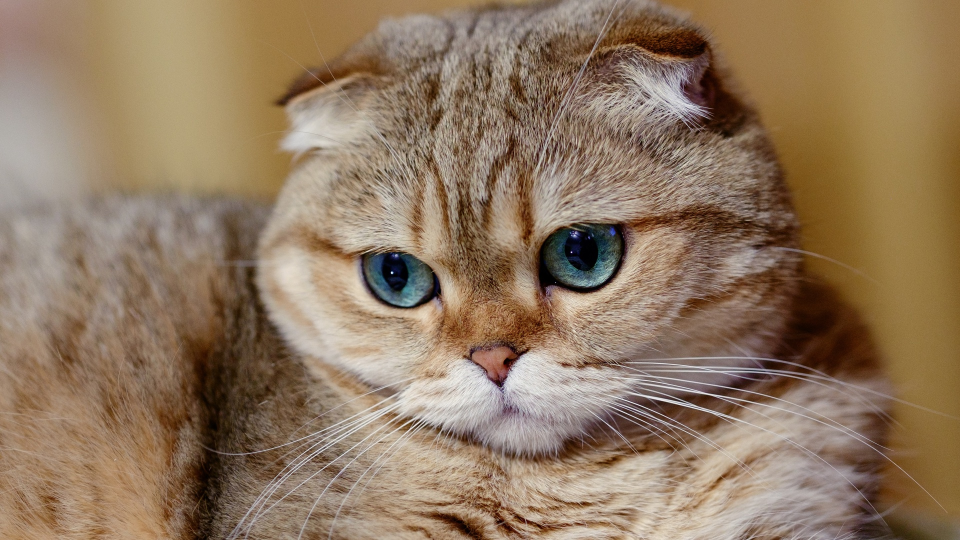
#> input picture face_detect/pic/cat01.jpg, 1920 x 1080 px (shown at 1/2 size)
$ python test.py
#> lines starting #> are read from the running program, lines starting #| are printed output that depends on the picture
import cv2
import os
import numpy as np


def to_rgb(img):
    w, h = img.shape
    ret = np.empty((w, h, 3), dtype=np.uint8)
    ret[:, :, 0] = ret[:, :, 1] = ret[:, :, 2] = img
    return ret


if __name__ == '__main__':
    # [18 lines of commented-out code are left out]

    img = cv2.imread('./pic/cat01.jpg', cv2.IMREAD_COLOR)
#> img is the input picture: shape (1080, 1920, 3); mean B, G, R 96.3, 120.7, 144.2
    n_img = img[900:1200, 1800:2100]
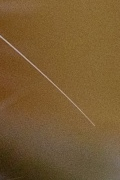
#> n_img: shape (180, 120, 3); mean B, G, R 50.7, 91.2, 120.1
    cv2.imshow('n_img', n_img)
    cv2.waitKey(0)
